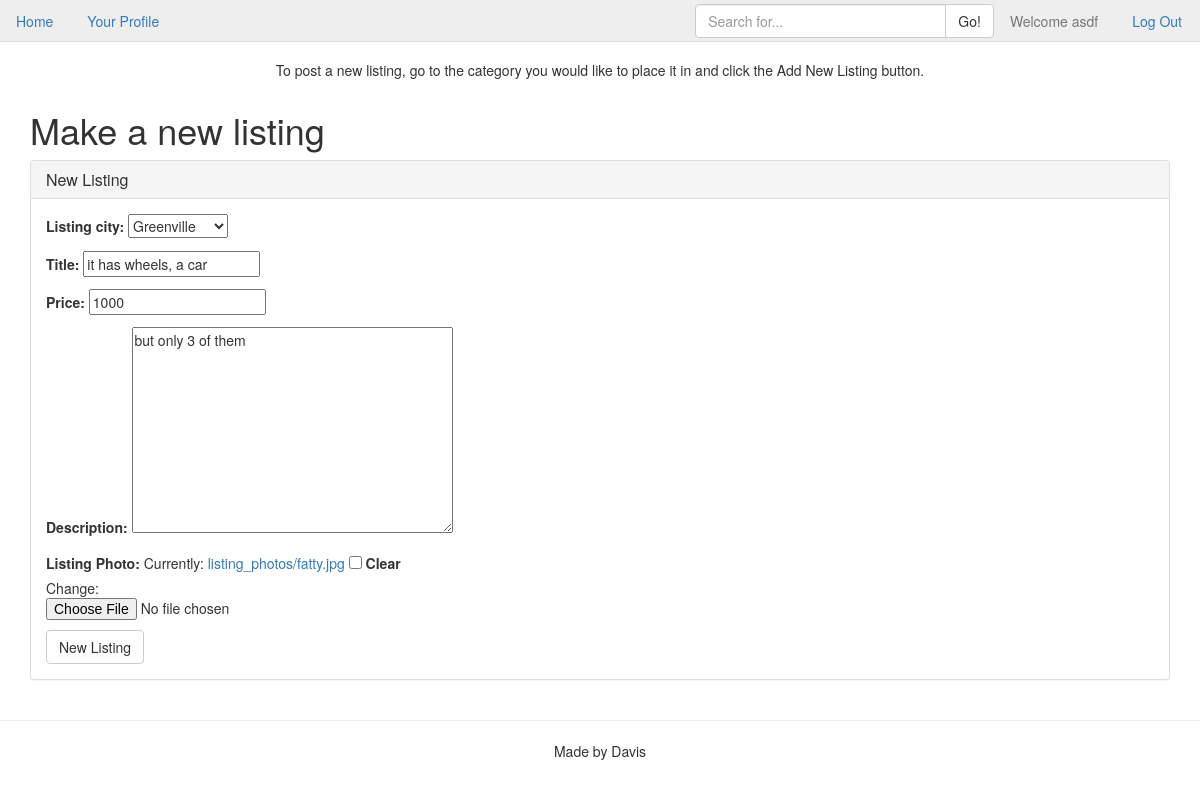
The app's page /listingupdate/1 (signed in) with its own data.
### cl_app/models.py (models this page shows, shortened)
class Listing(models.Model):
    user = models.ForeignKey('auth.User')
    listing_city = models.ForeignKey(City)
    category = models.ForeignKey(ListingType)
    title = models.CharField(max_length=40)
    price = models.IntegerField()
    description = models.TextField()
    photo = models.ImageField(upload_to="listing_photos", null=True, blank=True, verbose_name="Listing Photo")
    created = models.DateTimeField(auto_now_add=True)
    class Meta:
        ordering = ['-created']

### cl_app/views.py (the view, shortened to what this page needs)
# urls.py: url(r'^listingupdate/(?P<pk>\d+)$', ListingUpdateView.as_view(), name='listing_update_view'),
class ListingUpdateView(LoginRequiredMixin, UpdateView):
    model = Listing
    fields = ['listing_city', 'title', 'price', 'description', 'photo']

### cl_app/models.py (called while the page is built)
    def __str__(self):
        return self.city

### templates/cl_app/listing_form.html (shortened to what this page needs)
{% extends "base.html" %}
{% block body %}
    <h1>Make a new listing</h1>
    <div class="panel panel-default">
        <div class="panel-heading">
            <h3 class="panel-title">New Listing</h3>
        </div>
            <div class="panel-body">
                <form class="" action="" method="post" enctype="multipart/form-data">
                    {{ form.as_p }}
                    <input class="btn btn-default" type="submit" name="newlisting" value="New Listing">
                </form>
            </div>
        </div>
{% endblock %}

### templates/base.html (shortened to what this page needs)
{% load staticfiles %}
<!DOCTYPE html>
<html>
    <head>
        <link rel="stylesheet" href="{% static 'cl_app/css/bootstrap.min.css' %}">
        <link rel="stylesheet" href="{% static 'cl_app/css/main.css' %}">
    </head>
    <body>
        <ul class="nav nav-tabs navbar-fixed-top">
            <li role="presentation"><a href="{% url 'index_view' %}">Home</a></li>
            {% if request.user.is_authenticated %}
                <li role="presentation" class=""><a href="{% url 'profile_view' %}">Your Profile</a></li>
                <li role="presentation" class="pull-right"><a href="{% url 'logout' %}?next={% url 'index_view' %}">Log Out</a></li>
                <li role="presentation" class="disabled pull-right"><a href="#">Welcome {{ request.user }}</a></li>
            {% else %}
                <li role="presentation"><a href="{% url 'register_view' %}">Get an account</a></li>
                <li role="presentation"><a href="{% url 'login' %}">Login</a></li>
            {% endif %}
            <form id="searchform" action="{% url 'search_list_view' %}" method="get" accept-charset="utf-8">
                <div class="input-group col-md-3 pull-right">
                    <input class="form-control" id="searchbox" name="q" type="text" placeholder="Search for...">
                    <span class="input-group-btn">
                        <button class="btn btn-default" type="button">Go!</button>
                    </span>
                </div>
            </form>
        </ul>
        {% block hero %}
        <p class="text-center">To post a new listing, go to the category you would like to place it in and click the Add New Listing button.</p>
        {% endblock %}
        <div class="container">
            {% block body %}{% endblock %}
        </div>
    </body>
    <footer>
        <hr>
        <p class="text-center">Made by Davis</p>
    </footer>
</html>

### cl_app/static/cl_app/css/main.css (style rules this page uses)
body { margin-top: 60px; }
.nav { background-color: #EEEEEE; }
#searchform { margin-top: 4px; margin-right: 5px; }

### records on screen
Listing: listing_city "Greenville", title "it has wheels, a car", price "1000", description "but only 3 of them"

### other values on screen
{{ request.user }} "asdf"
